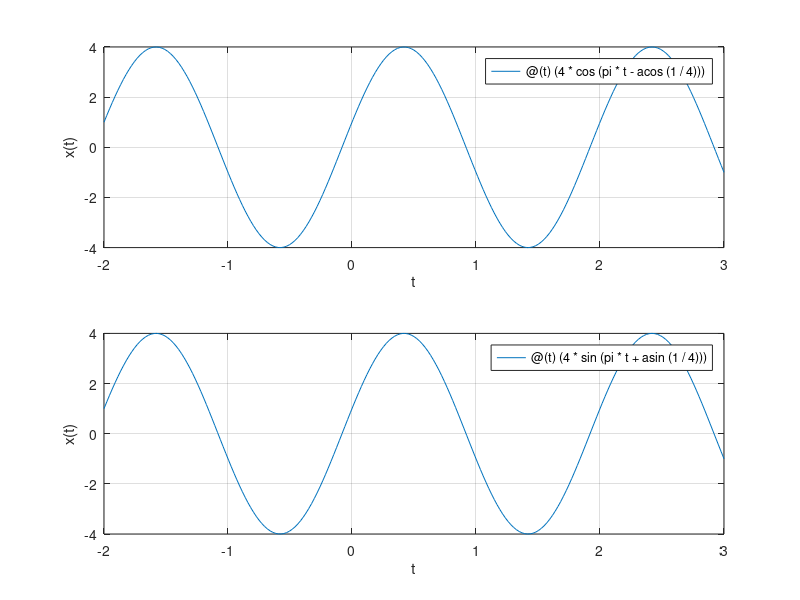

Source code (MATLAB):
x=@(t)(4*cos(pi*t-acos(1/4)));
subplot(2,1,1),fplot(x, [-2,3]);
grid;
xlabel('t'),ylabel('x(t)');

x=@(t)(4*sin(pi*t+asin(1/4)));
subplot(2,1,2),fplot(x, [-2,3]);
grid;
xlabel('t'),ylabel('x(t)');